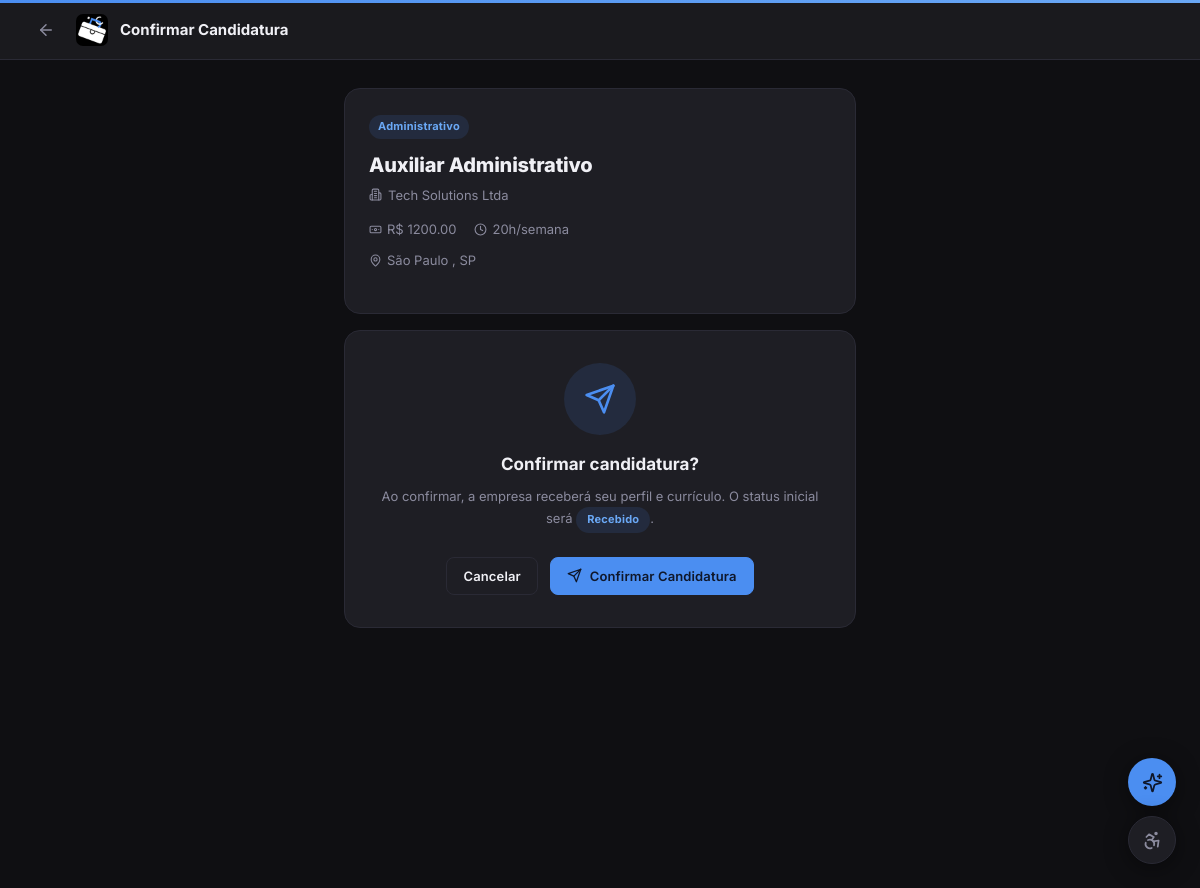
Page /Vagas/candidatar.php?vaga=1&voltar=painel (signed in) on the committed database.
### tables this page shows
CREATE TABLE `vagas` (
  `id`            INT(11)      NOT NULL AUTO_INCREMENT,
  `empresa_id`    INT(11)      NOT NULL,
  `titulo`        VARCHAR(150) NOT NULL,
  `descricao`     TEXT         DEFAULT NULL,
  `cidade`        VARCHAR(100) DEFAULT NULL,
  `estado`        VARCHAR(50)  DEFAULT NULL,
  `cep`           VARCHAR(9)   DEFAULT NULL   COMMENT 'Para cálculo de distância pela IA',
  `salario`       VARCHAR(50)  DEFAULT NULL   COMMENT 'Mantido como VARCHAR (ex: 1.200,00 ou A combinar)',
  `tipo_contrato` VARCHAR(50)  DEFAULT NULL   COMMENT 'Ex: Jovem Aprendiz, Estágio',
   
  `carga_horaria` VARCHAR(20)  DEFAULT NULL   COMMENT 'Ex: 20h/semana',
  `area`          VARCHAR(100) DEFAULT NULL   COMMENT 'Ex: Administrativo, TI, Vendas',
  `criado_em`     TIMESTAMP    NOT NULL DEFAULT CURRENT_TIMESTAMP,
  `atualizado_em` TIMESTAMP    NOT NULL DEFAULT CURRENT_TIMESTAMP ON UPDATE CURRENT_TIMESTAMP,
  PRIMARY KEY (`id`),
  KEY `idx_vaga_empresa` (`empresa_id`),
  KEY `idx_vaga_area`    (`area`),
  KEY `idx_vaga_cidade`  (`cidade`),
  CONSTRAINT `fk_vaga_empresa`
    FOREIGN KEY (`empresa_id`) REFERENCES `empresas` (`id`) ON DELETE CASCADE
);

CREATE TABLE `empresas` (
  `id`               INT(11)      NOT NULL AUTO_INCREMENT,
  `nome_empresa`     VARCHAR(150) NOT NULL,
  `email`            VARCHAR(100) NOT NULL,
  `senha`            VARCHAR(255) NOT NULL,
  `cnpj`             VARCHAR(18)  NOT NULL,
  `cidade`           VARCHAR(100) DEFAULT NULL,
  `estado`           VARCHAR(50)  DEFAULT NULL,
  `telefone`         VARCHAR(20)  DEFAULT NULL,
   
  `area_atuacao`     VARCHAR(100) DEFAULT NULL,
  `descricao`        TEXT         DEFAULT NULL   COMMENT 'Missão e visão da empresa',
  `site_oficial`     VARCHAR(255) DEFAULT NULL,
  `linkedin`         VARCHAR(255) DEFAULT NULL,
  `perfil_verificado` TINYINT(1)  NOT NULL DEFAULT 0,
   
  `criado_em`        TIMESTAMP    NOT NULL DEFAULT CURRENT_TIMESTAMP,
  `atualizado_em`    TIMESTAMP    NOT NULL DEFAULT CURRENT_TIMESTAMP ON UPDATE CURRENT_TIMESTAMP,
  PRIMARY KEY (`id`),
  UNIQUE KEY `uq_email_empresa`  (`email`),
  UNIQUE KEY `uq_cnpj`          (`cnpj`)
);

### includes/esquema.php (called while the page is built, shortened)
<?php
if (!function_exists('jc_stage7_disponivel')) {
    function jc_stage7_colunas(): array {
        return [
            ['jovens', 'conta_status'],
            ['empresas', 'conta_status'],
            ['vagas', 'moderacao_status'],
            ['administradores', 'sessao_versao'],
            ['admin_tentativas', 'ip_hash'],
            ['admin_auditoria', 'hash_anterior'],
            ['moderacao_itens', 'conteudo_hash'],
            ['denuncias', 'item_id'],
        ];
    }
    function jc_stage7_disponivel(mysqli $conn): bool {
        static $ok = null;
        if ($ok !== null) {
            return $ok;
        }
        $pares = jc_stage7_colunas();
        $cond  = implode(' OR ', array_fill(0, count($pares), '(TABLE_NAME = ? AND COLUMN_NAME = ?)'));
        $tipos = str_repeat('ss', count($pares));
        $args  = [];
        foreach ($pares as [$t, $c]) {
            $args[] = $t;
            $args[] = $c;
        }
        try {
            $stmt = $conn->prepare(
                "SELECT COUNT(*) AS n FROM information_schema.COLUMNS
                 WHERE TABLE_SCHEMA = DATABASE() AND ({$cond})"
            );
            $stmt->bind_param($tipos, ...$args);
            $stmt->execute();
            $n = intval($stmt->get_result()->fetch_assoc()['n'] ?? 0);
            $ok = ($n === count($pares));
        } catch (Throwable $e) {
            $ok = false;
        }
        return $ok;
    }
}

### includes/conta_status.php (called while the page is built, shortened)
<?php
require_once __DIR__ . '/esquema.php';
if (!function_exists('jc_conta_suspensa')) {
    function jc_conta_suspensa(mysqli $conn, string $tipo, int $id): bool {
        if ($id <= 0 || !in_array($tipo, ['jovem', 'empresa'], true) || !jc_stage7_disponivel($conn)) {
            return false;
        }
        $tabela = $tipo === 'jovem' ? 'jovens' : 'empresas';
        $stmt = $conn->prepare("SELECT conta_status FROM `{$tabela}` WHERE id = ? LIMIT 1");
        $stmt->bind_param("i", $id);
        $stmt->execute();
        $linha = $stmt->get_result()->fetch_assoc();
        return ($linha['conta_status'] ?? 'ativa') === 'suspensa';
    }
    function jc_conta_verificar_sessao(mysqli $conn): void {
        $tipo = isset($_SESSION['jovem_id']) ? 'jovem' : (isset($_SESSION['empresa_id']) ? 'empresa' : null);
        if (!jc_conta_suspensa($conn, $tipo, intval($_SESSION[$tipo . '_id']))) {
            return;
        }
        exit;
    }
    function jc_vagas_visiveis_sql(mysqli $conn, string $alias = 'v'): string {
        return " AND {$alias}.moderacao_status IN ('aprovada','sinalizada')"
             . " AND NOT EXISTS (SELECT 1 FROM empresas jc_es WHERE jc_es.id = {$alias}.empresa_id"
             . " AND jc_es.conta_status = 'suspensa')";
    }
}

### includes/config.php (called while the page is built, shortened)
<?php
try {
    $conn = new mysqli(DB_HOST, DB_USER, DB_PASS, DB_NAME);
} catch (\mysqli_sql_exception $e) {
    registrar_log('Falha na conexao com o banco de dados (codigo ' . $e->getCode() . ')', 'ERROR');
    if (function_exists('jc_log')) {
        jc_log('banco.indisponivel', 'erro', ['errno' => $e->getCode()]);
    }
    http_response_code(503);
    die('O sistema esta temporariamente indisponivel. Tente novamente em alguns instantes.');
}
$conn->set_charset(DB_CHARSET);
if (session_status() === PHP_SESSION_ACTIVE && (isset($_SESSION['jovem_id']) || isset($_SESSION['empresa_id']))) {
    require_once __DIR__ . '/conta_status.php';
    jc_conta_verificar_sessao($conn);
}

### Vagas/candidatar.php (the view, shortened to what this page needs)
<?php
require_once dirname(__DIR__) . "/includes/config.php";
require_once dirname(__DIR__) . "/includes/conta_status.php";
$result_code = $_GET['result'] ?? null;
$vaga_id = intval($_GET['vaga'] ?? $_GET['vaga_id'] ?? 0);
$voltar_chave = $_POST['voltar'] ?? $_GET['voltar'] ?? '';
$voltar_chave = (is_string($voltar_chave) && in_array($voltar_chave, ['painel', 'favoritos', 'candidaturas'], true))
                ? $voltar_chave : '';
$voltar_qs    = ($voltar_chave !== '') ? '&voltar=' . $voltar_chave : '';
$stmt_v = $conn->prepare(
    "SELECT v.id, v.titulo, v.descricao, v.cidade, v.estado,
            v.salario, v.carga_horaria, v.area, v.tipo_contrato,
            e.nome_empresa
     FROM   vagas v
     JOIN   empresas e ON v.empresa_id = e.id
     WHERE  v.id = ?" . jc_vagas_visiveis_sql($conn, 'v') . "
     LIMIT  1"
);
$stmt_v->bind_param("i", $vaga_id);
$stmt_v->execute();
$vaga = $stmt_v->get_result()->fetch_assoc();
?>
<!DOCTYPE html>
<html lang="pt-br" data-theme="dark">
<head>
    <link rel="stylesheet" href="../Assets/css/style.css">
</head>
<body>
<div class="detail-bar">
    <div class="d-flex align-center gap-12">
        <a href="listar.php?id=<?= $vaga_id ?><?= htmlspecialchars($voltar_qs) ?>"
           class="icon-btn" title="Voltar para a vaga" aria-label="Voltar para a vaga"><span class="i i-arrow-left" aria-hidden="true"></span></a>
        <span class="marca marca-compacta"><img src="../assets/img/marca/jovemconnect-simbolo.png" alt="JovemConnect" width="192" height="192"></span>
        <span class="detail-bar-title">
            <?= $result_code ? 'Status da Candidatura' : 'Confirmar Candidatura' ?>
        </span>
    </div>
</div>
<div style="max-width:560px;margin:88px auto 60px;padding:0 24px;">
    <?php if ($result_code === 'ok'): ?>
    <div class="card fade-up" style="text-align:center;padding:56px 32px;">
        <div class="icone-destaque sucesso" aria-hidden="true"><span class="i i-check-circle" aria-hidden="true"></span></div>
        <h2 style="font-size:20px;font-weight:800;margin-bottom:10px;color:var(--jc-sucesso-texto, #4ade80);">
            Candidatura Enviada!
        </h2>
        <p class="text-secondary" style="font-size:14px;line-height:1.7;margin-bottom:8px;">
            Você se candidatou com sucesso à vaga de
            <strong><?= htmlspecialchars($vaga['titulo']) ?></strong>
            na <strong><?= htmlspecialchars($vaga['nome_empresa']) ?></strong>.
        </p>
        <p class="text-secondary" style="font-size:13px;margin-bottom:28px;">
            Status atual: <span class="badge">Recebido</span>
        </p>
        <div class="d-flex gap-12" style="justify-content:center;flex-wrap:wrap;">
            <a href="../dashboard/jovem.php"
               class="btn btn-ghost btn-sm">Ver outras vagas</a>
            <a href="../candidaturas/minhas.php"
               class="btn btn-primary btn-sm">Minhas Candidaturas</a>
        </div>
    </div>
    <?php else: ?>
    <div class="card fade-up" style="margin-bottom:16px;">
        <?php if (!empty($vaga['area'])): ?>
        <span class="badge badge-area" style="margin-bottom:10px;display:inline-flex;">
            <?= htmlspecialchars($vaga['area']) ?>
        </span>
        <?php endif; ?>
        <h2 style="font-size:20px;font-weight:800;margin-bottom:4px;letter-spacing:-.01em;">
            <?= htmlspecialchars($vaga['titulo']) ?>
        </h2>
        <div class="job-card-company" style="margin-bottom:14px;">
            <span class="i i-building" aria-hidden="true"></span><?= htmlspecialchars($vaga['nome_empresa']) ?>
        </div>
        <div class="job-card-meta" style="margin-bottom:10px;">
            <?php if (!empty($vaga['salario'])): ?>
            <div class="job-card-meta-item">
                <span class="i i-banknote" aria-hidden="true"></span>
                <span>R$ <?= htmlspecialchars($vaga['salario']) ?></span>
            </div>
            <?php endif; ?>
            <?php if (!empty($vaga['carga_horaria'])): ?>
            <div class="job-card-meta-item">
                <span class="i i-clock" aria-hidden="true"></span>
                <span><?= htmlspecialchars($vaga['carga_horaria']) ?></span>
            </div>
            <?php endif; ?>
        </div>
        <?php if (!empty($vaga['cidade'])): ?>
        <div class="job-card-location">
            <span class="i i-map-pin" aria-hidden="true"></span>
            <span>
                <?= htmlspecialchars($vaga['cidade']) ?>
                <?= !empty($vaga['estado']) ? ', ' . htmlspecialchars($vaga['estado']) : '' ?>
            </span>
        </div>
        <?php endif; ?>
    </div>
    <div class="card fade-up" style="text-align:center;padding:32px 24px;">
        <div class="icone-destaque" aria-hidden="true"><span class="i i-send" aria-hidden="true"></span></div>
        <h3 style="font-size:17px;font-weight:700;margin-bottom:8px;">
            Confirmar candidatura?
        </h3>
        <p class="text-secondary" style="font-size:13px;line-height:1.6;margin-bottom:24px;">
            Ao confirmar, a empresa receberá seu perfil e currículo.
            O status inicial será <span class="badge">Recebido</span>.
        </p>
        <form method="POST" action="candidatar.php" data-envio-unico="Enviando candidatura...">
            <div class="d-flex gap-12" style="justify-content:center;flex-wrap:wrap;">
                <a href="listar.php?id=<?= $vaga_id ?><?= htmlspecialchars($voltar_qs) ?>"
                   class="btn btn-secondary btn-sm">Cancelar</a>
                <button type="submit" class="btn btn-primary btn-sm">
                    <span class="i i-send" aria-hidden="true"></span> Confirmar Candidatura
                </button>
            </div>
        </form>
    </div>
    <?php endif; ?>
</div>
<?php include dirname(__DIR__) . '/includes/assistente.php'; ?>
</body>
</html>

### rows in the picture
vagas: area "Administrativo", titulo "Auxiliar Administrativo", empresa.nome_empresa "Tech Solutions Ltda", salario "1200.00", carga_horaria "20h/semana", cidade "São Paulo", estado "SP"
